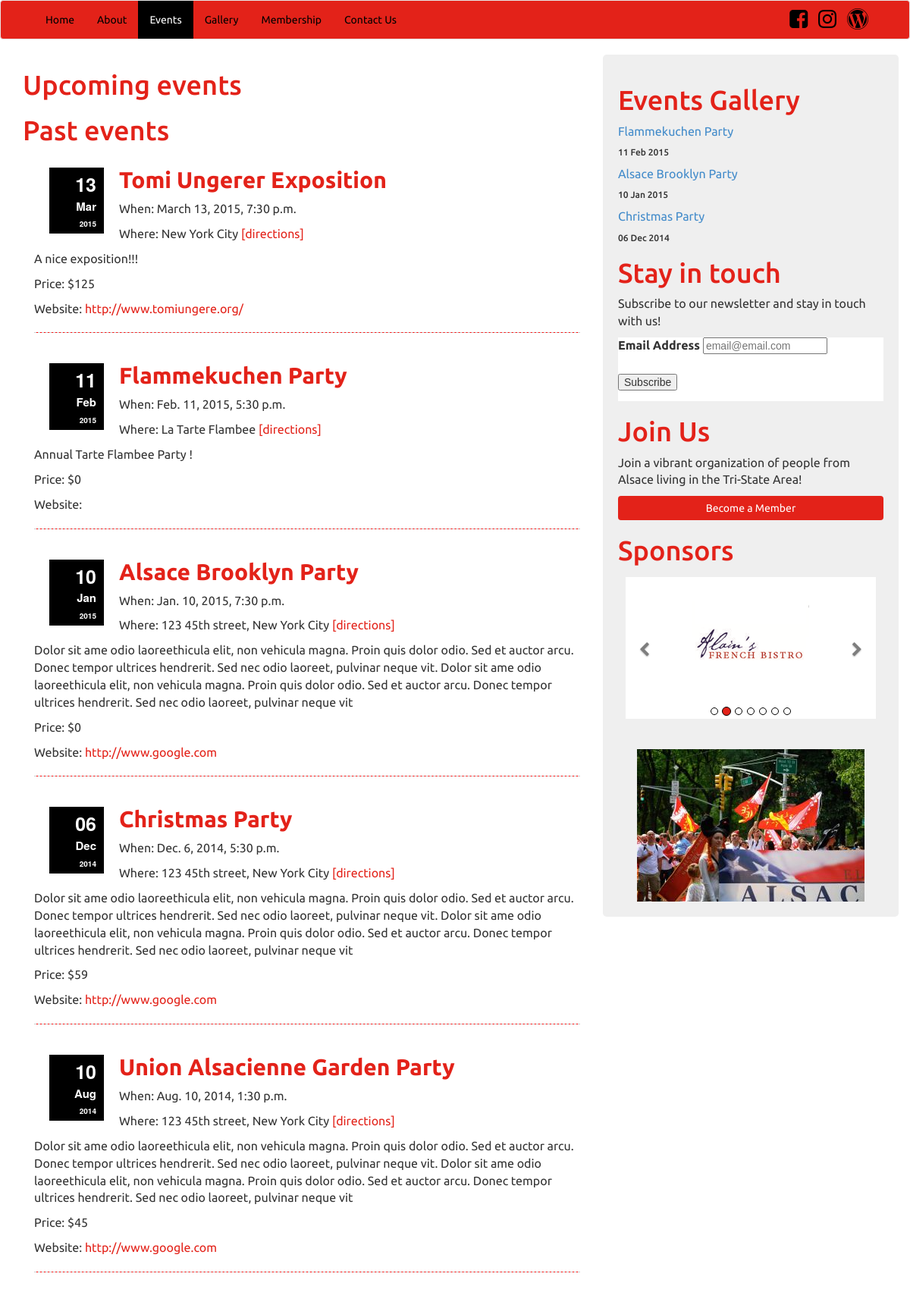
Screenshot of /event/ with the database file from the repository.
### Union_1/models.py (models this page shows, shortened)
class Event(models.Model):
    title=models.CharField(max_length=50)
    date=models.DateTimeField(blank=True)
    price=models.IntegerField(blank=True)
    url=models.URLField(blank=True)
    place=models.CharField(max_length=4000)
    venue=models.CharField(max_length=4000)
    description=models.TextField(max_length=80000,blank=True)
    bwp_link=models.URLField(blank=True)

### Union_1/views.py (the view)
# urls.py: url(r'^events/(?P<event_title_url>\w+)/', views.event_detail,name='event'),
def event(request):
    context = RequestContext(request)
    event_list = Event.objects.exclude(date__lt= datetime.datetime.now()).order_by('date')
    event_list_past = Event.objects.exclude(date__gt= datetime.datetime.now()).order_by('-date')
    for e in event_list:
        e.url_link = encode_url(e.title)
    for e in event_list:
        e.google_direction = encode_query_for_google_direction_url(e.place)
    for e in event_list_past:
        e.url_link = encode_url(e.title)
    for e in event_list_past:
        e.google_direction = encode_query_for_google_direction_url(e.place)
    context_dict = {'event_list' : event_list, 'event_past' : event_list_past }
    return render_to_response('Union_1/Event_List.html',context_dict,context)

### Union_1/views.py (called while the page is built)
def encode_url(name):
    name_url = name.replace(' ','_')
    return name_url

def encode_query_for_google_direction_url(direction):
    google_url_direction=(((direction.replace(' ','+')).replace(',','')).replace('.',''))
    return google_url_direction

### templates/Union_1/Event_List.html (shortened to what this page needs)
{% extends 'Union_1/base.html' %}
{% block body_block %}
<div class="container">
        <div class="row">
            <div class="col-xs-12 col-md-8">
                <h1>Upcoming events</h1>
                <h1>Past events</h1>
                {% for Event in event_past %}
                <div class="container-fluid event-teaser">
                <div class="pull-left date-holder">
                    <span class="day">{{ Event.date|date:"d" }}</span><br>
                    <span class="month">{{ Event.date|date:"M" }}</span><br>
                    <span class="year">{{ Event.date|date:"Y" }}</span>
                </div>
                    <h2><a href ="/events/{{ Event.url_link }}/">{{ Event.title }}</a></h2>
                    <p>When: {{ Event.date }}</p>
                    <p>Where: {{ Event.place }} <a href="http://maps.google.com/?q={{ Event.google_direction }}" target="_blank">[directions]</a></p>
                    <p>{% autoescape off %} {{ Event.description|linebreaks }} {% endautoescape %}</p>
                    <p>Price: ${{ Event.price }}</p>
                    <p>Website: <a href="{{ Event.url }}">{{ Event.url }}</a></p>
                    <hr>
                </div>
                {% endfor %}
            </div>
        <div class="col-xs-12 col-md-4 col-right">
            <div class = "stay_in_touch">
                <h1>Events Gallery</h1>
                {% for Event in event_past %}
                {% if Event.picture_set.all %}
                <ul>
                    <li><a href ="/gallery/"><p>{{ Event.title }}</p></a>
                    <h6>{{ Event.date|date:"d M Y" }}</h6></li>
                </ul>
                {% endif %}
                {% endfor %}
                <h1>Stay in touch</h1>
                <p>Subscribe to our newsletter and stay in touch with us!</p>
            <div id="mc_embed_signup">
            <form action="//UNAY.us3.list-manage.com/subscribe/post?u=329119448809907e23753d6b7&amp;id=8174eaba94" method="post" id="mc-embedded-subscribe-form" name="mc-embedded-subscribe-form" class="validate" target="_blank" novalidate>
                <div id="mc_embed_signup_scroll">
                    <div class="mc-field-group">
	                    <label for="mce-EMAIL"><p>Email Address</p></label>
	        <input type="email" value="" name="EMAIL" class="required email" id="mce-EMAIL" placeholder="email@email.com">
            </div>
            <div class="clear"><input type="submit" value="Subscribe" name="subscribe" id="mc-embedded-subscribe" class="button"></div>
            </div>
            </form>
            </div>
            </div>
            <div class="become_a_memeber">
                <h1>Join Us</h1>
                <p>Join a vibrant organization of people from Alsace living in the Tri-State Area!</p>
                <a href="/union/members/"><button class="btn brn-primary become_index">Become a Member</button></a>
           </div>
            <div class="sponsor">
                <h1>Sponsors</h1>
    <div>
    <div id="myCarousel" class="carousel slide" data-interval="3000" data-ride="carousel">
        <ol class="carousel-indicators">
            <li data-target="#myCarousel" data-slide-to="0" class="active"></li>
            <li data-target="#myCarousel" data-slide-to="1"></li>
            <li data-target="#myCarousel" data-slide-to="2"></li>
            <li data-target="#myCarousel" data-slide-to="3"></li>
            <li data-target="#myCarousel" data-slide-to="4"></li>
            <li data-target="#myCarousel" data-slide-to="5"></li>
            <li data-target="#myCarousel" data-slide-to="6"></li>
        </ol>
        <div class="carousel-inner">
            <div class="item">
                 <a href="http://www.alainsbistro.com/" target="_blank"><img class="sponsor-logo" src="/static/image/sponsor_alain.png" /></a>
            </div>
        </div>
        <a class="carousel-control left" href="#myCarousel" data-slide="prev">
            <i style="margin-top:175%;color:black;" class="fa fa-chevron-left"></i>
        </a>
        <a class="carousel-control right" href="#myCarousel" data-slide="next">
            <span style="margin-top:175%; color:black;" class="fa fa-chevron-right"></span>
        </a>
    </div>
</div>
            <div class="row text-center">
                  <img class="col-right-img" src="/static/image/steuben.jpeg"/>
            </div>
            </div>
        </div>
</div>
{% endblock %}

### templates/Union_1/base.html (shortened to what this page needs)
<!DOCTYPE html>
{% load static %}
<html>
<head>
    <link rel="stylesheet" href="{% static 'css/bootstrap.min.css' %}" />
    <link rel="stylesheet" href="{% static 'css/style.css' %}" />
    <link rel="stylesheet" type="text/css" href="{% static 'css/bwp_widget.css' %}" />
    <link rel="stylesheet" type="text/css" href="{% static 'css/lightbox.css' %}" />
    <link href="//maxcdn.bootstrapcdn.com/font-awesome/4.2.0/css/font-awesome.min.css" rel="stylesheet">
    <link href="//cdn-images.mailchimp.com/embedcode/classic-081711.css" rel="stylesheet" type="text/css">
    <link href="//cdn-images.mailchimp.com/embedcode/slim-081711.css" rel="stylesheet" type="text/css">
    <link rel="stylesheet" type="text/css" href="{% static 'css/bwp_widget.css' %}" />
    <link href="//maxcdn.bootstrapcdn.com/font-awesome/4.2.0/css/font-awesome.min.css" rel="stylesheet">
    <link href="//cdn-images.mailchimp.com/embedcode/classic-081711.css" rel="stylesheet" type="text/css">
  </head>
<body>
<nav class="navbar navbar-default" role="navigation">
    <div class ="container">
        <a class="navbar-brand" href="/"></a>
        <div class="collapse navbar-collapse navbar-responsive-collapse" id="bs-example-navbar-collapse-1">
            <ul class="nav navbar-nav">
                <li id="home"><a href="/">Home</a></li>
                <li id="about"><a href="/about/">About</a></li>
                <li id="event"><a href="/event/">Events</a></li>
                <li id="gallery"><a href="/gallery/">Gallery</a></li>
                <li id="membership"><a href="/members/"> Membership</a></li>
                <li id="contactus"><a href="/contact_us/">Contact Us</a></li>
            </ul>
            <ul class=" pull-right">
                <a href="https://www.facebook.com/pages/The-Friends-of-Alsace-New-York/273319826034958"><i class="fa fa-facebook-square fa-2x nav-social-icon"></i></a>
                <a href="#"><i class="fa fa-instagram fa-2x nav-social-icon" ></i></a>
                <a href="https://alsacenewyork.wordpress.com/"><i class="fa fa-wordpress fa-2x nav-social-icon"></i></a>
            </ul>
        </div>
    </div>
</nav>
<div>
    {% block body_block %}{% endblock %}
</div>
</body>
</html>

### static/css/style.css (style rules this page uses)
body { margin-bottom: 60px; }
h1,h2,h3,h4,h5,h6,p,a,li { font-family:ubuntu; }
h1 { color:RGB(227,34,25); font-weight:; }
h2, h3 { font-weight:bold; }
p { font-size:16px; }
a { outline:0 none !important; }
.navbar { background-color: RGB(227,34,25); }
.navbar-default .navbar-brand { color: white; }
.navbar-nav { float: left; margin: 0; }
.navbar-default .navbar-nav > li > a { color: black; }
.navbar-default .navbar-nav > .active > a, .navbar-default .navbar-nav > .active > a:hover, .navbar-default .navbar-nav > .active > a:focus { color: white; background-color: black; }
.event-teaser { border:none; }
.event-teaser a { text-decoration:none; color:RGB(227,34,25); }
.event-teaser hr { border: 0; border-bottom: 1px dashed #ccc; background: red; }
.date-holder { margin:20px 20px 5px 20px; padding:5px 10px 5px 5px; height:75%; width:10%; background-color:black; text-align:right; }
.day { color:white; font-size:25px; font-weight:bold; }
.month { color:white; font-size:15px; font-weight:bold; }
.year { color:white; font-size:10px; font-weight:bold; }
.col-right { background-color:#efefef; padding:20px; border-radius:5px; }
.col-right ul { list-style:none; padding:0px; }
.col-right ul li { padding-left:0px; }
.col-right ul li a { text-decoration:none; }
.become_index { background-color:RGB(227,34,25); color:white; border:none; width:100%; margin:auto; }
.nav-social-icon { color:black; padding:10px 10px 0px 0px; }
.sponsor-logo { margin:auto; }
.carousel { background-color:white; }
.carousel { margin:15px 10px 40px 10px; }
.carousel-indicators { bottom:-10px; }
.carousel-indicators .active { background-color:RGB(227,34,25); border-color:black; }
.carousel-indicators li { border-color:black; }
.carousel-control.right { background-image:none; }
.carousel-control.left { background-image:none; }
#mc_embed_signup { background:#fff; clear:left; font:14px Helvetica,Arial,sans-serif; }
#mc-embedded-subscribe { margin:1em 0em 1em 0em !important; }

### static/css/lightbox.css (style rules this page uses)
body:after { content: url(../img/close.png) url(../img/loading.gif) url(../img/prev.png) url(../img/next.png); display: none; }

### templates/Union_1/base.html (style rules this page uses)
#mc_embed_signup { background:#fff;font:14px Helvetica,Arial,sans-serif; }

### rows the page displays
Event: date "13", date "Mar", date "2015", title "Tomi Ungerer Exposition", date "March 13, 2015, 7:30 p.m.", place "New York City", description "A nice exposition!!!", price "125", url "http://www.tomiungere.org/"
Event: date "11", date "Feb", date "2015", title "Flammekuchen Party", date "Feb. 11, 2015, 5:30 p.m.", place "La Tarte Flambee", description "Annual Tarte Flambee Party !", price "0", date "11 Feb 2015"
Event: date "10", date "Jan", date "2015", title "Alsace Brooklyn Party", date "Jan. 10, 2015, 7:30 p.m.", place "123 45th street, New York City", description "Dolor sit ame odio laoreethicula elit, non vehicula magna. Proin quis dolor odio. Sed et auctor arcu. Donec tempor ultrices hendrerit. Sed nec odio laoreet, pulvinar neque vit. Dolor sit ame odio laoreethicula elit, non vehicula magna. Proin quis dolor odio. Sed et auctor arcu. Donec tempor ultrices hendrerit. Sed nec odio laoreet, pulvinar neque vit", price "0", url "http://www.google.com", date "10 Jan 2015"
Event: date "06", date "Dec", date "2014", title "Christmas Party", date "Dec. 6, 2014, 5:30 p.m.", place "123 45th street, New York City", description "Dolor sit ame odio laoreethicula elit, non vehicula magna. Proin quis dolor odio. Sed et auctor arcu. Donec tempor ultrices hendrerit. Sed nec odio laoreet, pulvinar neque vit. Dolor sit ame odio laoreethicula elit, non vehicula magna. Proin quis dolor odio. Sed et auctor arcu. Donec tempor ultrices hendrerit. Sed nec odio laoreet, pulvinar neque vit", price "59", url "http://www.google.com", date "06 Dec 2014"
Event: date "10", date "Aug", date "2014", title "Union Alsacienne Garden Party", date "Aug. 10, 2014, 1:30 p.m.", place "123 45th street, New York City", description "Dolor sit ame odio laoreethicula elit, non vehicula magna. Proin quis dolor odio. Sed et auctor arcu. Donec tempor ultrices hendrerit. Sed nec odio laoreet, pulvinar neque vit. Dolor sit ame odio laoreethicula elit, non vehicula magna. Proin quis dolor odio. Sed et auctor arcu. Donec tempor ultrices hendrerit. Sed nec odio laoreet, pulvinar neque vit", price "45", url "http://www.google.com"
